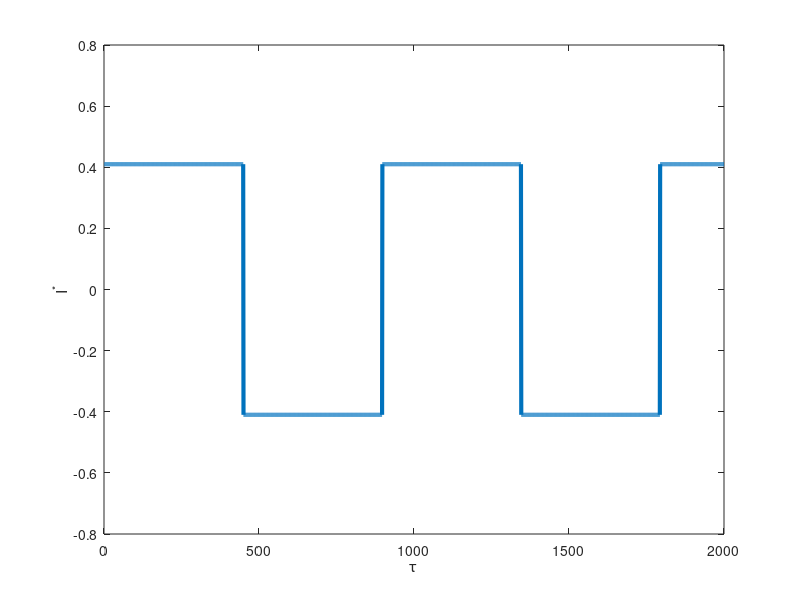

Here is the MATLAB script that generated this plot: (Note: this script raises an error after producing the figure.)
%%%%%%%%%%%%%%%%%%%%%%%%%%%%%%%%%%%%%%%%%%%%%%%
%%% Script to solve the simple example
%%%     for model inadequecy
%%%%%%%%%%%%%%%%%%%%%%%%%%%%%%%%%%%%%%%%%%
clear all
close all
clc


%% Parameters
kappa = 0.0195174;   %--- sec/m
sigma = 52.1;        %--- sec/m
gamma = kappa/sigma;
L = 50e-6;           %--- m
C = 0.03134;         %--- F/m2
a = 4.19956e7/C;     %--- m
V0 = 1.25;           %--- volt
Iunscaled = 200;     %--- Amp/m^2
Ls = 25e-6;          %--- m
kappa_s = 0.0311627; %--- sec/m
Time = 4;            %--- sec

Nt = 2000;            %--- number of time steps
Nx = 2000;            %--- number of space steps


%% Domain
t = linspace(0,Time , Nt);  %--- sec
x = linspace(0,L , Nx);

% convert to nondimesional values
tau = (kappa*sigma/(kappa+sigma))*(1/(a*C*L^2)) .* t;
xi = x ./ L;
Nxi = Nx ; Ntau = Nt;

%% Applied Current

t_conv = a*C*L^2*(kappa+sigma)/(kappa*sigma);

Iamp = (Iunscaled*(L/V0)*((kappa+sigma)/(sigma*kappa)));
Ins = Iamp*square(6*pi*tau');
I = Ins';
%I = smooth(Ins,'moving');

figure
plot(I,'LineWidth',3);
xlabel('\tau'); ylabel('I^*');
prop_plots


%%========================================================
%% Solution of LF model

% compute eta avg
eta_bar(1) = tau(1)*I(1);
for i = 2 : size(tau,2)
    eta_bar(i) = trapz(tau(1:i),I(1:i));
end
figure
plot(tau,eta_bar,'r','LineWidth',3);
xlabel('\tau'); ylabel('\eta_{avg}');
prop_plots


for i = 1 : size(tau,2) % time
    for j = 1 : size(xi,2) % space
        etaLF(j,i) = (I(i)/2)*xi(j)^2 - ((I(i)*gamma)/(1+gamma))*xi(j) + eta_bar(i) - I(i)/6 + (I(i)*gamma)/(2*I(i)+2*gamma);
    end
end

figure
surf(tau, xi, etaLF,'EdgeColor','none')
xlabel('\tau'); ylabel('\xi'); zlabel('{\eta}_{LF}');
prop_plots

figure
plot(xi,etaLF(:,Nt*0.25),'--','LineWidth',3); hold on
plot(xi,etaLF(:,Nt*0.5),'LineWidth',3); plot(xi,etaLF(:,Nt*0.75),'LineWidth',3);
plot(xi,etaLF(:,Nt*1),'-o','LineWidth',3);
legend('\tau=0.25\tau_{total}', '\tau=0.5\tau_{total}', '\tau=0.75\tau_{total}','\tau=\tau_{total}')
xlabel('\xi'); ylabel('{\eta}_{LF}');
prop_plots

figure
plot(tau,etaLF(Nx*0.25,:),'--','LineWidth',3); hold on
plot(tau,etaLF(Nx*0.5,:),'LineWidth',3); plot(tau,etaLF(Nx*0.75,:),'LineWidth',3);
plot(tau,etaLF(Nx*1,:),'-o','LineWidth',3);
legend('\xi=0.25\xi_{total}', '\xi=0.5\xi_{total}', '\xi=0.75\xi_{total}','\xi=\xi_{total}')
xlabel('\tau'); ylabel('{\eta}_{LF}');
prop_plots


%%========================================================
%% Solution of HF model
%
% Neumann BCs:
%-- alpha at xi=0
alpha = -I.*(gamma/(1+gamma));
%-- beta at xi=1
beta  =  I.*(1/(1+gamma));

% IC:
eta0(:,1) = 0;


% solving HF pde+bc using finite difference
etaHF = fdm(tau(1),tau(end),xi(1),xi(end), Ntau,Nxi, alpha, beta, eta0);

figure
surf(tau, xi, etaHF,'EdgeColor','none')
xlabel('\tau'); ylabel('\xi'); zlabel('{\eta}_{LF}');
prop_plots


figure
plot(xi,etaHF(:,Nt*0.25),'--','LineWidth',3); hold on
plot(xi,etaHF(:,Nt*0.5),'LineWidth',3); plot(xi,etaHF(:,Nt*0.75),'LineWidth',3);
plot(xi,etaHF(:,Nt*1),'-o','LineWidth',3);
legend('\tau=0.25\tau_{total}', '\tau=0.5\tau_{total}', '\tau=0.75\tau_{total}','\tau=\tau_{total}')
xlabel('\xi'); ylabel('{\eta}_{HF}');
prop_plots

figure
plot(tau,etaHF(Nx*0.25,:),'--','LineWidth',3); hold on
plot(tau,etaHF(Nx*0.5,:),'LineWidth',3); plot(tau,etaHF(Nx*0.75,:),'LineWidth',3);
plot(tau,etaHF(Nx*1,:),'-o','LineWidth',3);
legend('\xi=0.25\xi_{total}', '\xi=0.5\xi_{total}', '\xi=0.75\xi_{total}','\xi=\xi_{total}')
xlabel('\tau'); ylabel('{\eta}_{HF}');
prop_plots


%%========================================================
%% QoI: Vcell
etaHF_xi0 = etaHF(1,:);
etaHF_xi1 = etaHF(end,:);
etaLF_xi0 = etaLF(1,:);
etaLF_xi1 = etaLF(end,:);

V_elecHF = ((1+2*gamma)/(1+gamma))*etaHF_xi1 - (gamma/(1+gamma))*etaHF_xi0 - (gamma/(1+gamma)^2)*I;
V_elecLF = ((1+2*gamma)/(1+gamma))*etaLF_xi1 - (gamma/(1+gamma))*etaLF_xi0 - (gamma/(1+gamma)^2)*I;

B = (Ls/kappa_s)*(kappa*sigma/(L*(kappa+sigma)));

V_cellHF = 1 - 0.5*B*I - V_elecHF;
V_cellLF = 1 - 0.5*B*I - V_elecLF;

figure
plot(tau,V_cellHF,'--b','LineWidth',3); hold on
plot(tau,V_cellLF,'r','LineWidth',3);
legend('HF model', 'LF model')
xlabel('\tau'); ylabel('V_{cell}');
prop_plots

figure
plot(I,V_elecHF,'--b','LineWidth',3); hold on
plot(I,V_elecLF,'r','LineWidth',3);
legend('HF model', 'LF model')
xlabel('I'); ylabel('V^*_{cell}');
prop_plots

%% Error in Velectrod

error_Velec = V_elecHF - V_elecLF;

figure
plot(tau,error_Velec,'b','LineWidth',3); hold on
xlabel('\tau'); ylabel('\epsilon_{Velec}');
prop_plots

%%========================================================
%% Save in data file
M = [tau' I' error_Velec'];
csvwrite('error_in_qoi.txt',M);


